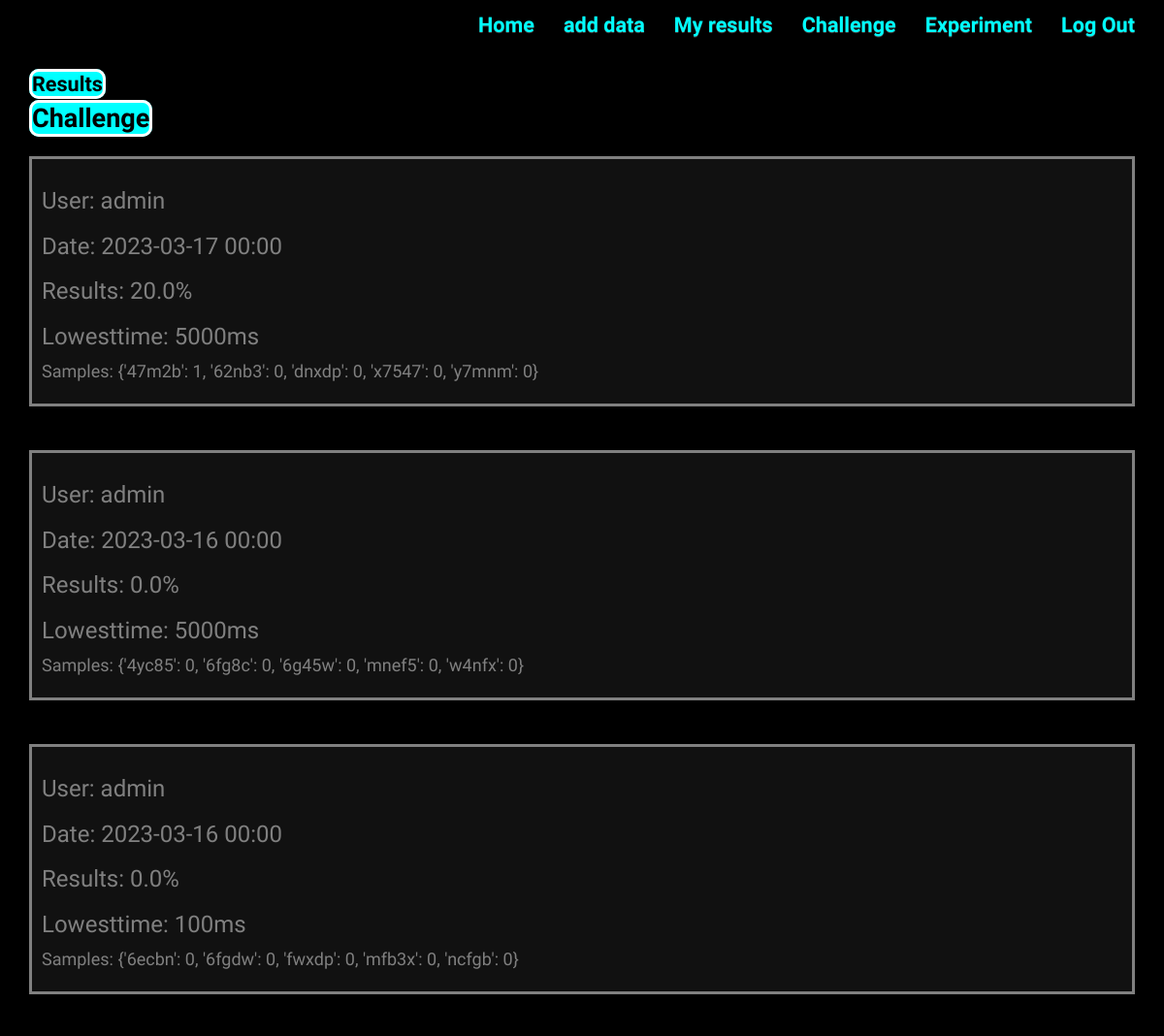
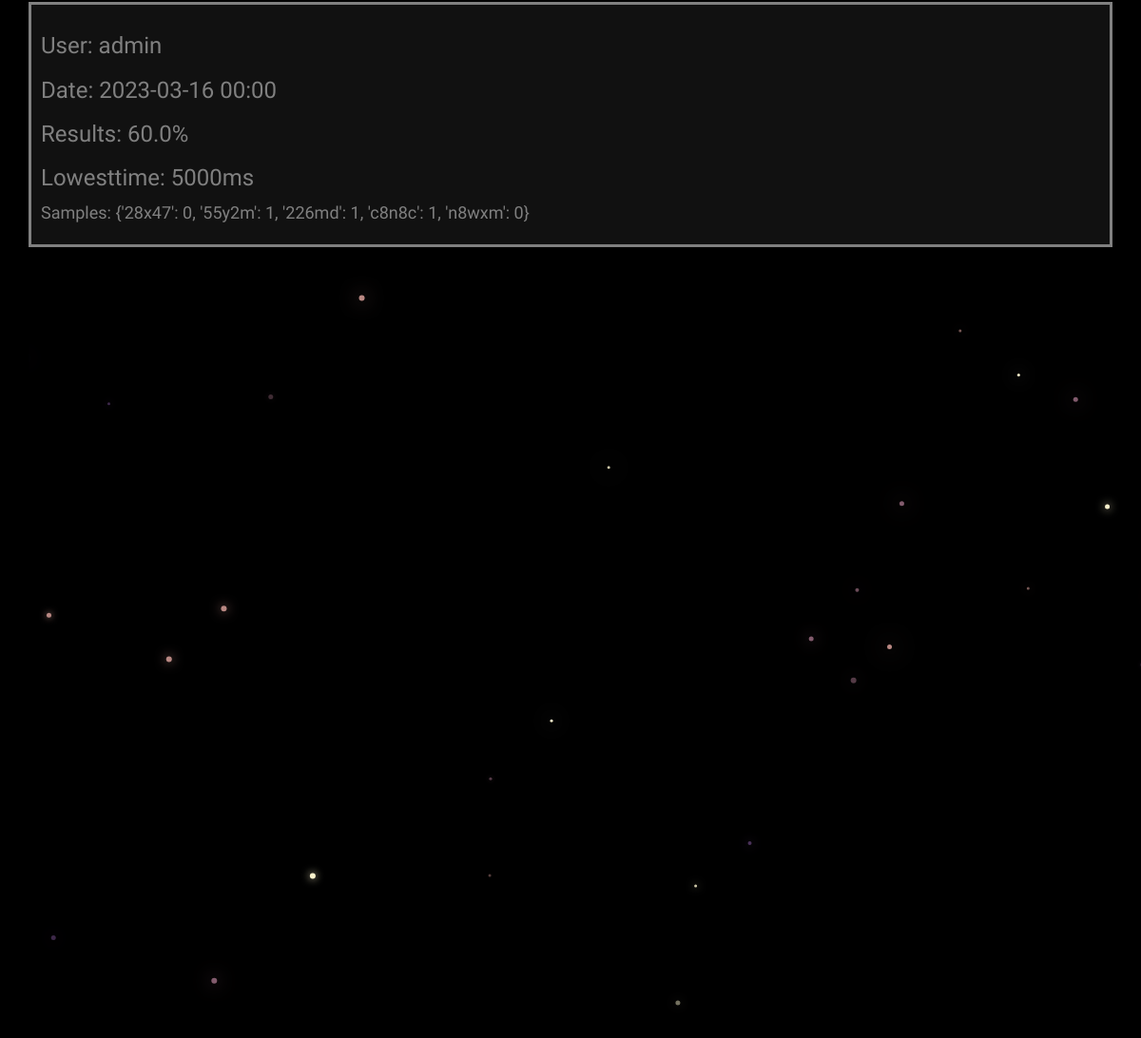
Page /image/chall_list/ (signed in) on the earlier database version (2 pictures, top to bottom).
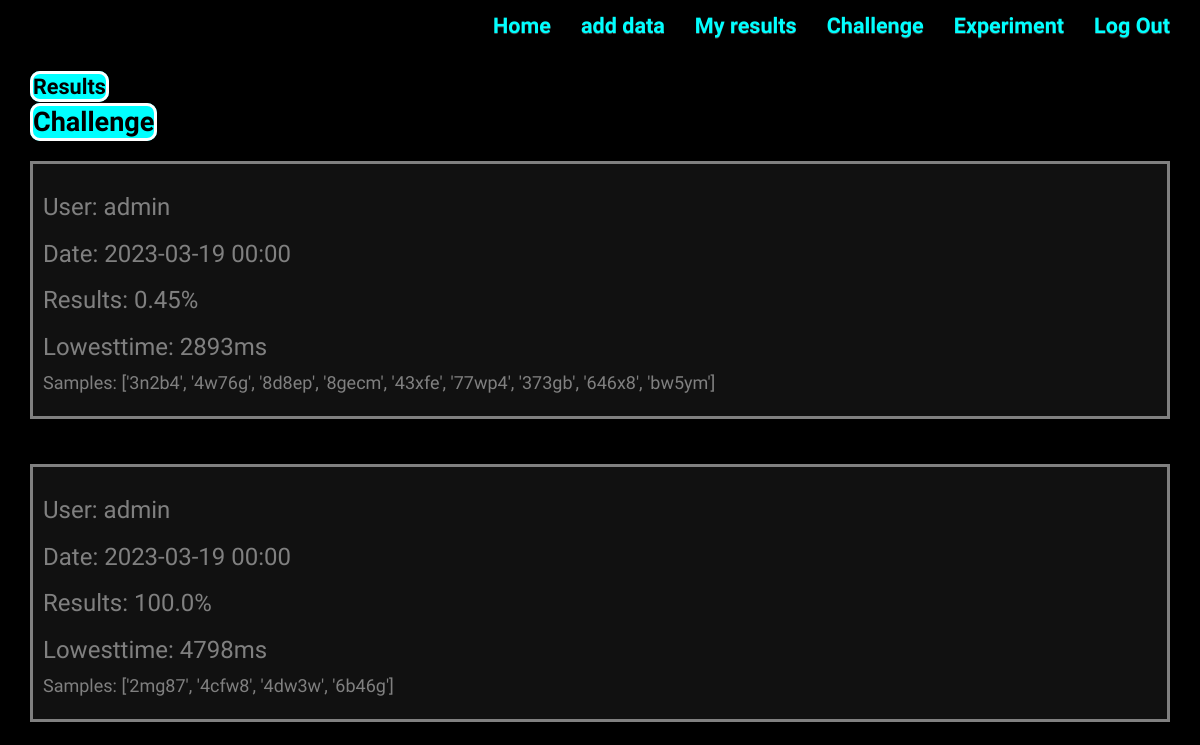
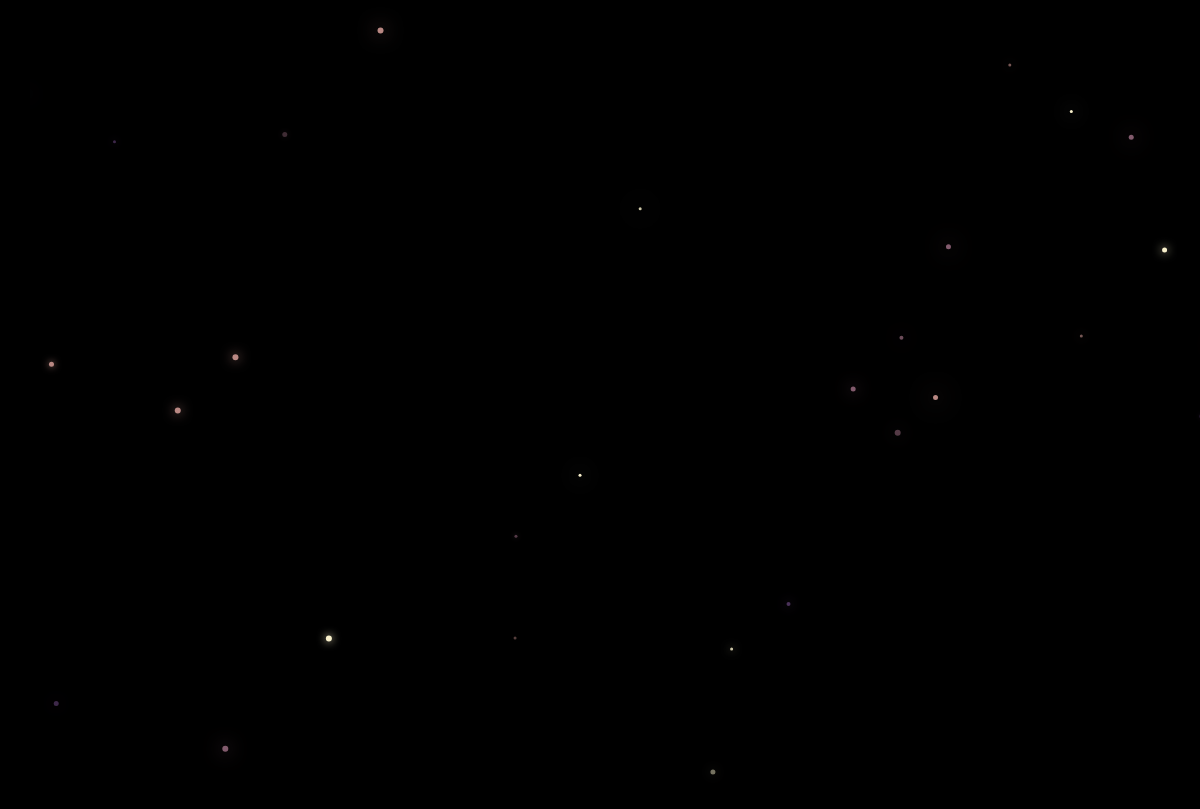
Same page on the later database version (2 pictures, top to bottom).
### app/models.py (models this page shows, shortened)
class Experiment(models.Model):
    user_id = models.ForeignKey(User, on_delete=models.CASCADE, null=False)
    date = models.DateTimeField(auto_now_add=True)
    pass_rate = models.FloatField(default=0, null=True)
    samples = models.CharField(max_length=256, default=None, null=False)
    duration = models.IntegerField(null=True, default=500)
    challenge = models.BooleanField(default=False)

### accounts/models.py (models this page shows)
class User(AbstractUser):
    birth_day = models.IntegerField(null=True, blank=True)
    sex = models.CharField(choices=SEX_CHOICES, max_length=10, default=None)
    ailments = models.TextField(default='', max_length=1000)
    def __str__(self):
        return f"{self.username}"

### app/views.py (the view)
# urls.py: path('chall_list/', login_required(ChallengeListView.as_view()), name='chall_list'),
class ChallengeListView(LoginRequiredMixin, ListView):
    model = Experiment
    template_name = 'app/challenge_list.html'
    context_object_name = 'challenge_list'
    def get_queryset(self):
        qs = Experiment.objects.filter(user_id=self.request.user, challenge=True)
        qs = qs.order_by('-id')
        return qs

### app/templates/app/challenge_list.html (shortened to what this page needs)
{% extends "app/result_list.html" %}
{% block results %}
{%  for item in object_list %}
<div class="card card-inverse" style="margin-top:20px">
  <div class="card-block main-card">
    <h3 class="card-title">User: {{item.user_id}}</h3>
    <h3 class="card-title">Date: {{item.date|date:"Y-m-d  H:i"}} </h3>
    <h3 class="card-title">Results: {{item.pass_rate}}% </h3>
    <h3 class="card-title">Lowesttime: {{item.duration}}ms</h3>
    <p class="card-text"> Samples:  {{item.samples}}
</div>
{% endfor %}
{% endblock %}

### app/templates/app/result_list.html
{% extends "base.html" %}
{% block content %}
<div class="container">
<div class="row">
  <div class="col">
    <a class="start-button" href="{% url 'app:exp_list' %}"> Results </a>
  </div>
  <div class="col">
    <a class="start-button" style="font-size:1.5em; margin-left:50p%" href="{% url 'app:chall_list' %}"> Challenge </a>
  </div>
</div>
</div>
{% block results %}
{% endblock %}
{% endblock %}

### templates/base.html (shortened to what this page needs)
<!DOCTYPE html>
{% load static %}
<html lang="en">
<head>
    <link rel="stylesheet" href="https://cdn.jsdelivr.net/npm/bootstrap@3.3.7/dist/css/bootstrap.min.css">
<link rel="stylesheet" href="https://cdn.jsdelivr.net/npm/bootstrap@3.3.7/dist/css/bootstrap-theme.min.css">
    <link rel="stylesheet" href="{% static 'css/master.css' %}">
</head>
<body>
<nav class="navbar mynav" role="navigation" id="navbar">
    <div class="container">
        <ul class="nav navbar-nav navbar-right">
            <li> <a  class="basenav" href="{% url 'home' %}" >Home</a></li>
            {% if user.is_authenticated %}
                {% if user.is_superuser %}
                   <li> <a class="basenav" href="{% url 'app:data' %}"> add data</a></li>
                {% endif %}
                <li> <a  class="basenav" href="{% url 'app:list' %}"> My results </a></li>
                <li> <a  class="basenav" href="{% url 'app:challenge' %}"> Challenge </a></li>
                <li> <a  class="basenav" href="{% url 'app:experiment' %}"> Experiment </a></li>
                <li> <a  class="basenav" href="{% url 'accounts:logout' %}"> Log Out</a></li>
            {% else %}
            <li> <a  class="basenav" href="{% url 'accounts:login' %}">Log In</a></li>
            <li> <a  class="basenav" href="{% url 'accounts:signup' %}">Sign Up</a></li>
            {% endif %}
        </ul>
    </div>
</nav>
<div class='container'>
{% block content %}
{% endblock %}
</div>
<canvas id="canvas">
</canvas>
</body>
</html>

### static/css/master.css (style rules this page uses)
html { overflow-y: scroll; }
body { margin: 0; overflow: hidden; background: black; color: gray; font-size: large; font-family: 'Carter One', cursive; }
.main-card { background: #111; padding: 10px; border-style: solid; }
.basenav { color: aqua; font-size: larger; font-weight: 900; transition-duration: 300ms; }
ul { list-style-type: none; }
.start-button { width: 100%; background-color: aqua; color: black; font-size: larger; font-weight: 900; border-radius: 10px; border: 3px solid white; transition-duration: 300ms; }

Differences in the rows shown:
removed Experiment: user_id "admin", date "2023-03-17 00:00", pass_rate "20.0", duration "5000", samples "{'47m2b': 1, '62nb3': 0, 'dnxdp': 0, 'x7547': 0, 'y7mnm': 0}"
removed Experiment: user_id "admin", date "2023-03-16 00:00", pass_rate "0.0", duration "5000", samples "{'4yc85': 0, '6fg8c': 0, '6g45w': 0, 'mnef5': 0, 'w4nfx': 0}"
removed Experiment: user_id "admin", date "2023-03-16 00:00", pass_rate "0.0", duration "100", samples "{'6ecbn': 0, '6fgdw': 0, 'fwxdp': 0, 'mfb3x': 0, 'ncfgb': 0}"
removed Experiment: user_id "admin", date "2023-03-16 00:00", pass_rate "60.0", duration "5000", samples "{'28x47': 0, '55y2m': 1, '226md': 1, 'c8n8c': 1, 'n8wxm': 0}"
added Experiment: user_id "admin", date "2023-03-19 00:00", pass_rate "0.45", duration "2893", samples "['3n2b4', '4w76g', '8d8ep', '8gecm', '43xfe', '77wp4', '373gb', '646x8', 'bw5ym']"
added Experiment: user_id "admin", date "2023-03-19 00:00", pass_rate "100.0", duration "4798", samples "['2mg87', '4cfw8', '4dw3w', '6b46g']"
